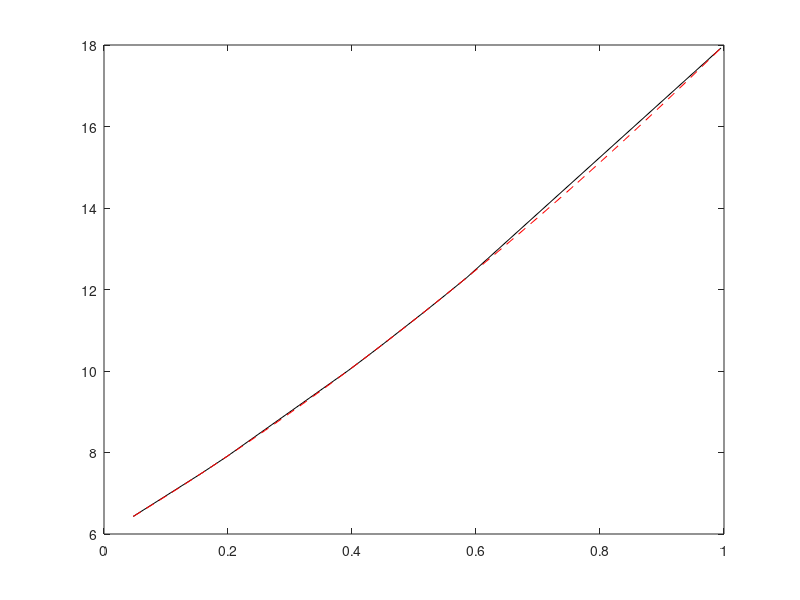

Source code (MATLAB):
%Script to test Linearized Least Squares fitting as an LP
close all

%% Generate random data to be fit
pts = 10;

x = sort(rand(1,pts));
f = @(x) 3*x.^2+9*x+6;
y = f(x);

%% Build LP for polyfit of order n
n = 2;
A = ones(pts,n+1);

for i = 1:pts
    A(i,2:end) = arrayfun(@(z) x(i)^z,1:n);
end
b = y;


%% Solve LP
[LP,resnorm,residual] = lsqnonneg(A,b');
LP = LP';

%% Plot
figure(1)
plot(x,y,'k-')
hold on

numSamp = 50;
xp = linspace(x(1),x(end),numSamp);
fp = ones(1,numSamp);
for i = 1:numSamp
    fp(i) = sum(LP.*arrayfun(@(z) xp(i)^z,0:n));
end
    
plot(xp,fp,'r--')

